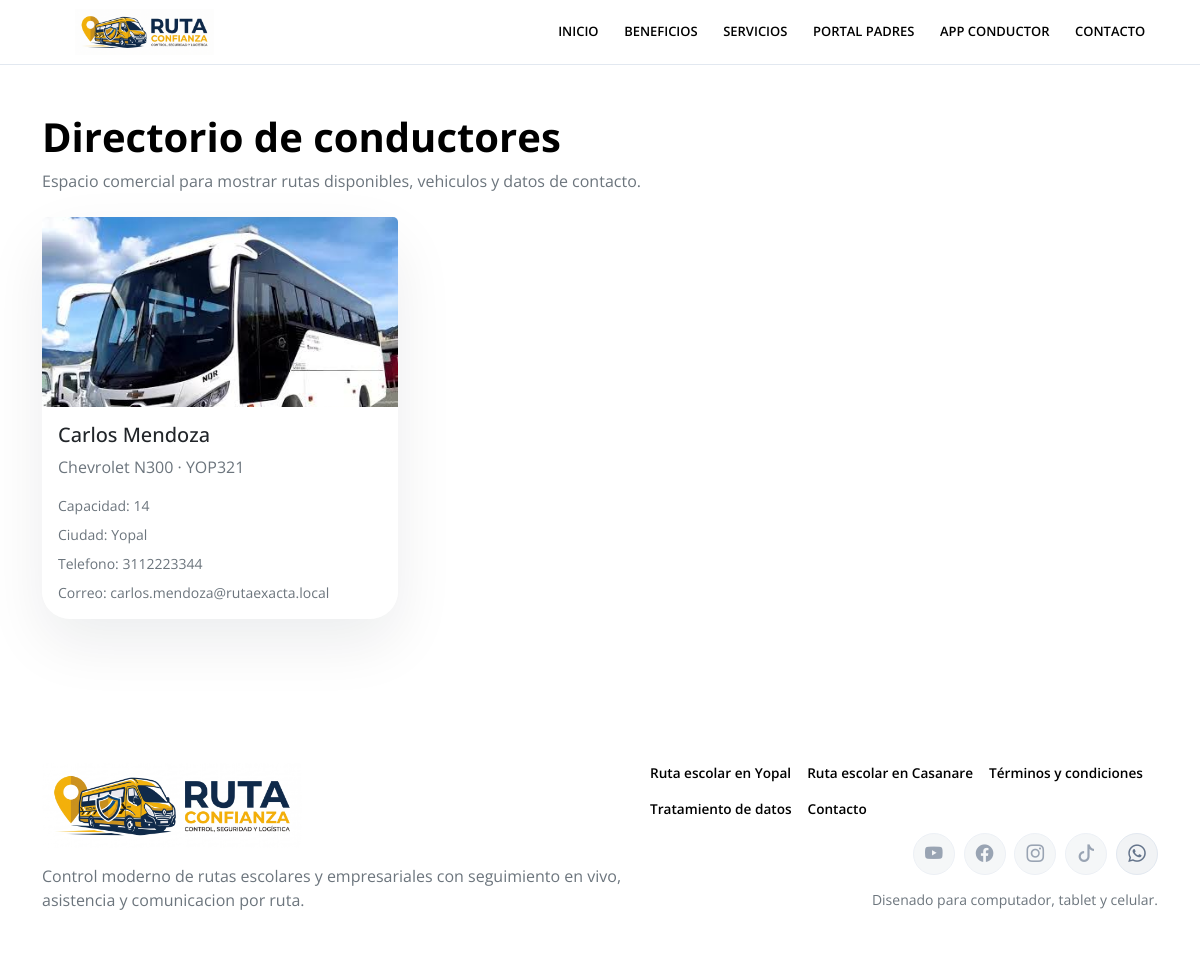
Before: /directorio with the older database file.
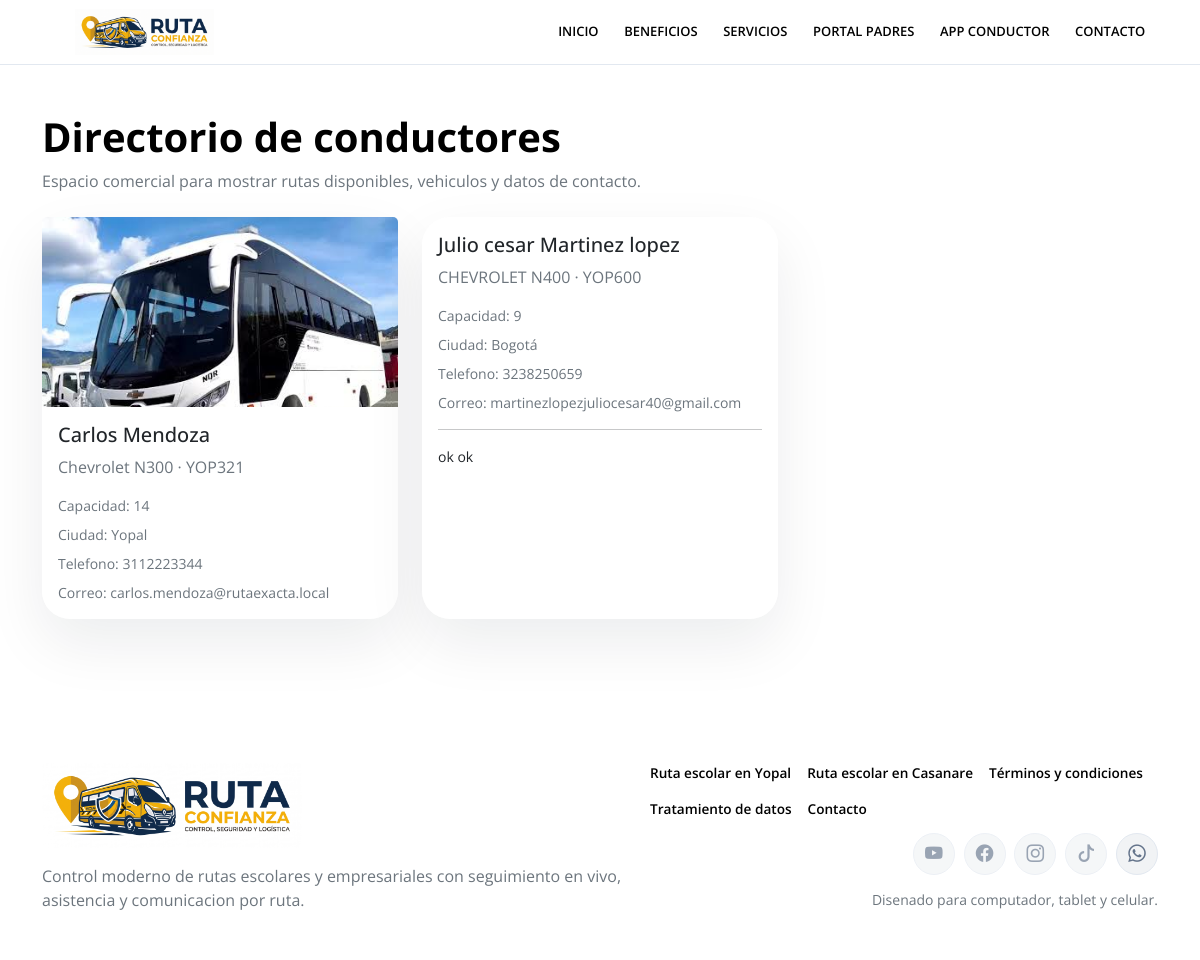
After: the same page with the newer database file.
### app/models.py (models this page shows, shortened)
class TimestampMixin:
    created_at = db.Column(db.DateTime, nullable=False, default=datetime.utcnow)
    updated_at = db.Column(db.DateTime, nullable=False, default=datetime.utcnow, onupdate=datetime.utcnow)

class Conductor(TimestampMixin, db.Model):
    __tablename__ = "conductores"
    id = db.Column(db.Integer, primary_key=True)
    nombres = db.Column(db.String(80), nullable=False)
    apellidos = db.Column(db.String(80), nullable=False)
    documento = db.Column(db.String(30), unique=True, nullable=False)
    telefono = db.Column(db.String(25), nullable=False)
    email = db.Column(db.String(120), unique=True, nullable=False)
    password_hash = db.Column(db.String(255), nullable=True)
    pregunta_seguridad = db.Column(db.String(180), nullable=True)
    respuesta_seguridad_hash = db.Column(db.String(255), nullable=True)
    nombre_vehiculo = db.Column(db.String(100), nullable=False)
    placa_vehiculo = db.Column(db.String(15), unique=True, nullable=False)
    capacidad_vehiculo = db.Column(db.Integer, nullable=True)
    color_vehiculo = db.Column(db.String(40), nullable=True)
    ciudad = db.Column(db.String(80), nullable=True)
    descripcion_publica = db.Column(db.Text, nullable=True)
    foto_url = db.Column(db.String(255), nullable=True)
    visible_en_directorio = db.Column(db.Boolean, nullable=False, default=False)
    activo = db.Column(db.Boolean, nullable=False, default=True)
    gps_habilitado = db.Column(db.Boolean, nullable=False, default=False)
    estado_suscripcion = db.Column(
        db.Enum(EstadoSuscripcion),
        nullable=False,
        default=EstadoSuscripcion.PENDIENTE,
    )
    suscripcion_inicia_en = db.Column(db.DateTime, nullable=True)
    suscripcion_vence_en = db.Column(db.DateTime, nullable=True)
    rutas = db.relationship("Ruta", backref="conductor", lazy=True, cascade="all, delete-orphan")
    suscripciones = db.relationship("SuscripcionConductor", backref="conductor", lazy=True, cascade="all, delete-orphan")
    mensajes = db.relationship("MensajeChat", backref="conductor_autor", lazy=True)
    @property
    def nombre_completo(self):
        return f"{self.nombres} {self.apellidos}".strip()
    @property
    def foto_publica_url(self):
        if not self.foto_url:
            return None
        if self.foto_url.startswith(("http://", "https://", "/")):
            return self.foto_url
        return f"/static/{self.foto_url}"

### app/comercial/routes.py (the view)
@comercial_bp.route("/directorio")
def directorio():
    conductores = (
        Conductor.query.filter_by(visible_en_directorio=True, activo=True)
        .order_by(Conductor.nombres.asc())
        .all()
    )
    return render_template("comercial/directorio.html", conductores=conductores)

### app/__init__.py (called while the page is built, shortened)
def _register_csrf(app):
    @app.before_request
    def _asegurar_csrf_token():
        if not session.get("csrf_token"):
            session["csrf_token"] = secrets.token_urlsafe(32)
    @app.before_request
    def _validar_csrf_token():
        if request.method not in CSRF_METODOS_PROTEGIDOS:
            return None
    @app.context_processor
    def _inyectar_csrf():
        return {"csrf_token": session.get("csrf_token", "")}

def _seo_base_url(app):
    configured = (app.config.get("SITE_URL") or "").strip().rstrip("/")
    if configured:
        return configured
    return request.url_root.rstrip("/")

def _register_template_globals(app):
    from app.services.security import PREGUNTAS_SUGERIDAS
    @app.context_processor
    def inject_security_questions():
        return {"preguntas_seguridad": PREGUNTAS_SUGERIDAS}
    @app.context_processor
    def inject_site_base_url():
        return {"site_base_url": _seo_base_url(app)}

### app/templates/comercial/directorio.html (shortened to what this page needs)
{% extends "base.html" %}
{% block content %}
<section class="py-5">
    <div class="container">
        <div class="mb-4">
            <h1 class="fw-bold">Directorio de conductores</h1>
            <p class="text-secondary mb-0">Espacio comercial para mostrar rutas disponibles, vehiculos y datos de contacto.</p>
        </div>
        <div class="row g-4">
            {% for conductor in conductores %}
            <div class="col-md-6 col-xl-4">
                <div class="card h-100 border-0 shadow-soft">
                    {% if conductor.foto_publica_url %}
                    <img class="card-img-top directory-bus-photo" src="{{ conductor.foto_publica_url }}" alt="Buseta de {{ conductor.nombre_completo }}">
                    {% endif %}
                    <div class="card-body">
                        <h2 class="h5">{{ conductor.nombre_completo }}</h2>
                        <p class="text-secondary">{{ conductor.nombre_vehiculo }} · {{ conductor.placa_vehiculo }}</p>
                        <div class="small text-secondary d-grid gap-2">
                            <div>Capacidad: {{ conductor.capacidad_vehiculo or "No definida" }}</div>
                            <div>Ciudad: {{ conductor.ciudad or "No definida" }}</div>
                            <div>Telefono: {{ conductor.telefono }}</div>
                            <div>Correo: {{ conductor.email }}</div>
                        </div>
                        {% if conductor.descripcion_publica %}
                        <hr>
                        <p class="small mb-0">{{ conductor.descripcion_publica }}</p>
                        {% endif %}
                    </div>
                </div>
            </div>
            {% endfor %}
        </div>
    </div>
</section>
{% endblock %}

Changed rows visible on the page:
added Conductor: nombre_completo "Julio cesar Martinez lopez", nombre_vehiculo "CHEVROLET N400", placa_vehiculo "YOP600", capacidad_vehiculo "9", ciudad "Bogotá", telefono "3238250659", email "martinezlopezjuliocesar40@gmail.com", descripcion_publica "ok ok"
